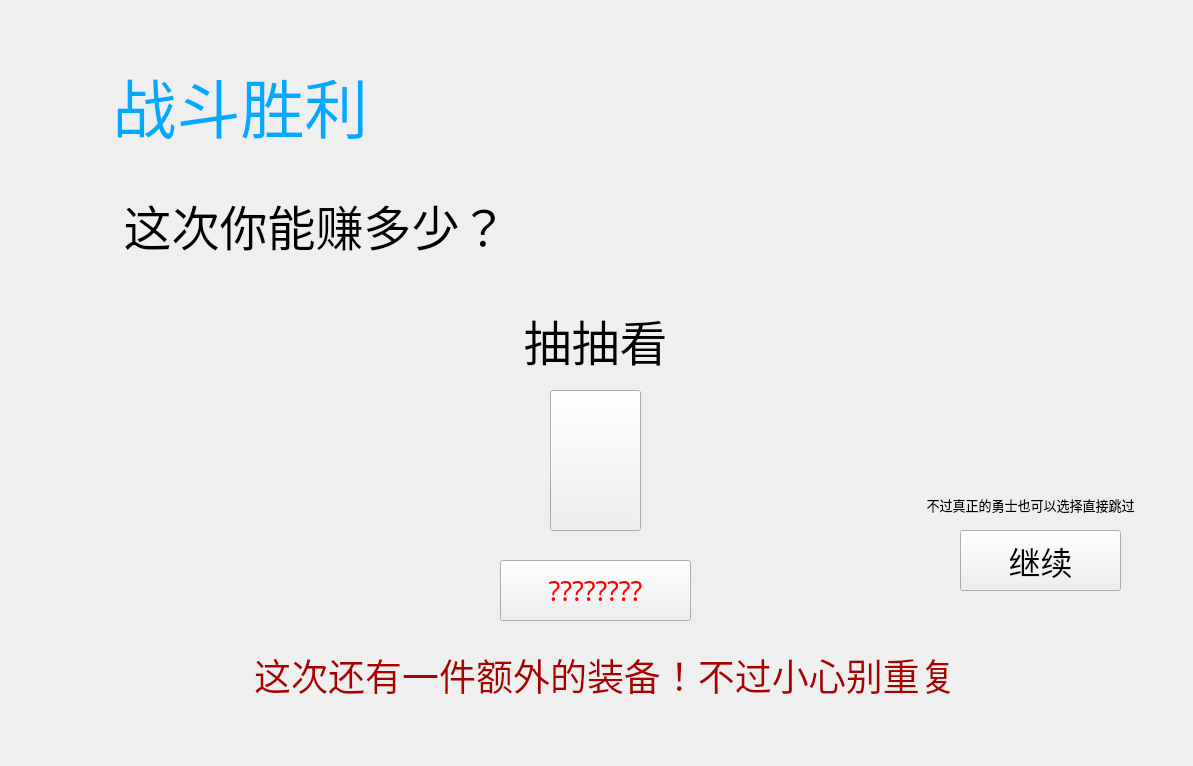
<?xml version="1.0" encoding="UTF-8"?>
<ui version="4.0">
 <class>BattleWin</class>
 <widget class="QWidget" name="BattleWin">
  <property name="geometry">
   <rect>
    <x>0</x>
    <y>0</y>
    <width>1193</width>
    <height>766</height>
   </rect>
  </property>
  <property name="windowTitle">
   <string>BATTLEWIN</string>
  </property>
  <widget class="QLabel" name="label">
   <property name="geometry">
    <rect>
     <x>40</x>
     <y>40</y>
     <width>401</width>
     <height>131</height>
    </rect>
   </property>
   <property name="font">
    <font>
     <family>微软雅黑</family>
     <pointsize>48</pointsize>
    </font>
   </property>
   <property name="styleSheet">
    <string notr="true">color:rgb(0, 170, 255)</string>
   </property>
   <property name="text">
    <string>&lt;html&gt;&lt;head/&gt;&lt;body&gt;&lt;p align=&quot;center&quot;&gt;战斗胜利&lt;/p&gt;&lt;/body&gt;&lt;/html&gt;</string>
   </property>
  </widget>
  <widget class="QLabel" name="label_2">
   <property name="geometry">
    <rect>
     <x>-10</x>
     <y>150</y>
     <width>651</width>
     <height>151</height>
    </rect>
   </property>
   <property name="font">
    <font>
     <family>微软雅黑</family>
     <pointsize>36</pointsize>
    </font>
   </property>
   <property name="text">
    <string>&lt;html&gt;&lt;head/&gt;&lt;body&gt;&lt;p align=&quot;center&quot;&gt;这次你能赚多少？&lt;/p&gt;&lt;/body&gt;&lt;/html&gt;</string>
   </property>
  </widget>
  <widget class="QPushButton" name="ACARD">
   <property name="enabled">
    <bool>true</bool>
   </property>
   <property name="geometry">
    <rect>
     <x>550</x>
     <y>390</y>
     <width>91</width>
     <height>141</height>
    </rect>
   </property>
   <property name="font">
    <font>
     <family>Impact</family>
     <pointsize>24</pointsize>
    </font>
   </property>
   <property name="styleSheet">
    <string notr="true">background-image: url(:/Pictures/card0.png);</string>
   </property>
   <property name="text">
    <string/>
   </property>
  </widget>
  <widget class="QLabel" name="cdlabel">
   <property name="geometry">
    <rect>
     <x>10</x>
     <y>300</y>
     <width>1171</width>
     <height>81</height>
    </rect>
   </property>
   <property name="font">
    <font>
     <family>隶书</family>
     <pointsize>36</pointsize>
    </font>
   </property>
   <property name="text">
    <string>&lt;html&gt;&lt;head/&gt;&lt;body&gt;&lt;p align=&quot;center&quot;&gt;抽抽看&lt;/p&gt;&lt;/body&gt;&lt;/html&gt;</string>
   </property>
  </widget>
  <widget class="QLabel" name="eqlabel">
   <property name="geometry">
    <rect>
     <x>30</x>
     <y>620</y>
     <width>1151</width>
     <height>111</height>
    </rect>
   </property>
   <property name="font">
    <font>
     <family>微软雅黑</family>
     <pointsize>28</pointsize>
    </font>
   </property>
   <property name="styleSheet">
    <string notr="true">color: rgb(170, 0, 0);</string>
   </property>
   <property name="text">
    <string>&lt;html&gt;&lt;head/&gt;&lt;body&gt;&lt;p align=&quot;center&quot;&gt;这次还有一件额外的装备！不过小心别重复&lt;/p&gt;&lt;/body&gt;&lt;/html&gt;</string>
   </property>
  </widget>
  <widget class="QPushButton" name="ANEQUIPMENT">
   <property name="enabled">
    <bool>true</bool>
   </property>
   <property name="geometry">
    <rect>
     <x>500</x>
     <y>560</y>
     <width>191</width>
     <height>61</height>
    </rect>
   </property>
   <property name="font">
    <font>
     <family>Impact</family>
     <pointsize>20</pointsize>
    </font>
   </property>
   <property name="styleSheet">
    <string notr="true">color: qlineargradient(spread:pad, x1:0, y1:0, x2:1, y2:0, stop:0 rgba(255, 0, 0, 255), stop:0.166 rgba(255, 255, 0, 255), stop:0.333 rgba(0, 255, 0, 255), stop:0.5 rgba(0, 255, 255, 255), stop:0.666 rgba(0, 0, 255, 255), stop:0.833 rgba(255, 0, 255, 255), stop:1 rgba(255, 0, 0, 255));</string>
   </property>
   <property name="text">
    <string>????????</string>
   </property>
  </widget>
  <widget class="QPushButton" name="skippart">
   <property name="geometry">
    <rect>
     <x>960</x>
     <y>530</y>
     <width>161</width>
     <height>61</height>
    </rect>
   </property>
   <property name="font">
    <font>
     <family>微软雅黑</family>
     <pointsize>24</pointsize>
    </font>
   </property>
   <property name="text">
    <string>继续</string>
   </property>
  </widget>
  <widget class="QLabel" name="label_5">
   <property name="geometry">
    <rect>
     <x>880</x>
     <y>480</y>
     <width>301</width>
     <height>51</height>
    </rect>
   </property>
   <property name="font">
    <font>
     <family>微软雅黑</family>
     <pointsize>10</pointsize>
    </font>
   </property>
   <property name="text">
    <string>&lt;html&gt;&lt;head/&gt;&lt;body&gt;&lt;p align=&quot;center&quot;&gt;不过真正的勇士也可以选择直接跳过&lt;/p&gt;&lt;/body&gt;&lt;/html&gt;</string>
   </property>
  </widget>
 </widget>
 <resources/>
 <connections/>
</ui>
